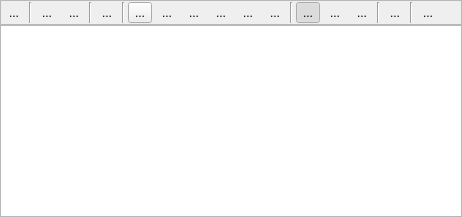
  <widget class="QDockWidget" name="dwGlTrace">
   <property name="autoFillBackground">
    <bool>true</bool>
   </property>
   <property name="floating">
    <bool>false</bool>
   </property>
   <property name="features">
    <set>QDockWidget::AllDockWidgetFeatures</set>
   </property>
   <property name="allowedAreas">
    <set>Qt::AllDockWidgetAreas</set>
   </property>
   <property name="windowTitle">
    <string>GL Trace</string>
   </property>
   <attribute name="dockWidgetArea">
    <number>8</number>
   </attribute>
   <widget class="QWidget" name="dockWidgetContents">
    <layout class="QVBoxLayout">
     <property name="spacing">
      <number>0</number>
     </property>
     <property name="leftMargin">
      <number>0</number>
     </property>
     <property name="topMargin">
      <number>0</number>
     </property>
     <property name="rightMargin">
      <number>0</number>
     </property>
     <property name="bottomMargin">
      <number>0</number>
     </property>
     <item>
      <widget class="QFrame" name="frame">
       <property name="frameShape">
        <enum>QFrame::StyledPanel</enum>
       </property>
       <property name="frameShadow">
        <enum>QFrame::Raised</enum>
       </property>
       <layout class="QHBoxLayout">
        <property name="spacing">
         <number>3</number>
        </property>
        <property name="leftMargin">
         <number>1</number>
        </property>
        <property name="topMargin">
         <number>1</number>
        </property>
        <property name="rightMargin">
         <number>1</number>
        </property>
        <property name="bottomMargin">
         <number>1</number>
        </property>
        <item>
         <widget class="QToolButton" name="tbExecute">
          <property name="enabled">
           <bool>true</bool>
          </property>
          <property name="toolTip">
           <string>Start Program (F5)</string>
          </property>
          <property name="text">
           <string>...</string>
          </property>
          <property name="icon">
           <iconset>
            <normaloff>assets:/icons/gltrace-execute_32.png</normaloff>assets:/icons/gltrace-execute_32.png</iconset>
          </property>
          <property name="shortcut">
           <string>F5</string>
          </property>
          <property name="autoRaise">
           <bool>true</bool>
          </property>
         </widget>
        </item>
        <item>
         <widget class="Line" name="line">
          <property name="orientation">
           <enum>Qt::Vertical</enum>
          </property>
         </widget>
        </item>
        <item>
         <widget class="QToolButton" name="tbStep">
          <property name="toolTip">
           <string>Step</string>
          </property>
          <property name="text">
           <string>...</string>
          </property>
          <property name="icon">
           <iconset>
            <normaloff>assets:/icons/go-next_32.png</normaloff>assets:/icons/go-next_32.png</iconset>
          </property>
          <property name="autoRepeat">
           <bool>true</bool>
          </property>
          <property name="autoRaise">
           <bool>true</bool>
          </property>
         </widget>
        </item>
        <item>
         <widget class="QToolButton" name="tbSkip">
          <property name="toolTip">
           <string>Skip</string>
          </property>
          <property name="text">
           <string>...</string>
          </property>
          <property name="icon">
           <iconset>
            <normaloff>assets:/icons/go-jump_32.png</normaloff>assets:/icons/go-jump_32.png</iconset>
          </property>
          <property name="autoRepeat">
           <bool>true</bool>
          </property>
          <property name="autoRaise">
           <bool>true</bool>
          </property>
         </widget>
        </item>
        <item>
         <widget class="Line" name="line_2">
          <property name="orientation">
           <enum>Qt::Vertical</enum>
          </property>
         </widget>
        </item>
        <item>
         <widget class="QToolButton" name="tbEdit">
          <property name="toolTip">
           <string>Edit</string>
          </property>
          <property name="text">
           <string>...</string>
          </property>
          <property name="icon">
           <iconset>
            <normaloff>assets:/icons/gltrace-edit_32.png</normaloff>assets:/icons/gltrace-edit_32.png</iconset>
          </property>
          <property name="autoRaise">
           <bool>true</bool>
          </property>
         </widget>
        </item>
        <item>
         <widget class="Line" name="line_3">
          <property name="orientation">
           <enum>Qt::Vertical</enum>
          </property>
         </widget>
        </item>
        <item>
         <widget class="QToolButton" name="tbBackTrace">
          <property name="text">
           <string>...</string>
          </property>
          <property name="icon">
           <iconset>
            <normaloff>assets:/icons/gltrace-backtrace.png</normaloff>assets:/icons/gltrace-backtrace.png</iconset>
          </property>
         </widget>
        </item>
        <item>
         <widget class="QToolButton" name="tbJumpToDrawCall">
          <property name="toolTip">
           <string>Jump to Next Draw Call (F7)</string>
          </property>
          <property name="text">
           <string>...</string>
          </property>
          <property name="icon">
           <iconset>
            <normaloff>assets:/icons/gltrace-jump-drawcall_32.png</normaloff>assets:/icons/gltrace-jump-drawcall_32.png</iconset>
          </property>
          <property name="shortcut">
           <string>F7</string>
          </property>
          <property name="autoRaise">
           <bool>true</bool>
          </property>
         </widget>
        </item>
        <item>
         <widget class="QToolButton" name="tbJumpToShader">
          <property name="toolTip">
           <string>Jump to Next Shader Switch (F6)</string>
          </property>
          <property name="text">
           <string>...</string>
          </property>
          <property name="icon">
           <iconset>
            <normaloff>assets:/icons/gltrace-jump-shader_32.png</normaloff>assets:/icons/gltrace-jump-shader_32.png</iconset>
          </property>
          <property name="shortcut">
           <string>F6</string>
          </property>
          <property name="autoRaise">
           <bool>true</bool>
          </property>
         </widget>
        </item>
        <item>
         <widget class="QToolButton" name="tbJumpToUserDef">
          <property name="toolTip">
           <string>Jump to User Defined OpenGL Call (Ctrl+F8)</string>
          </property>
          <property name="text">
           <string>...</string>
          </property>
          <property name="icon">
           <iconset>
            <normaloff>assets:/icons/go-last_32.png</normaloff>assets:/icons/go-last_32.png</iconset>
          </property>
          <property name="shortcut">
           <string>Ctrl+F8</string>
          </property>
          <property name="autoRaise">
           <bool>true</bool>
          </property>
         </widget>
        </item>
        <item>
         <widget class="QToolButton" name="tbRun">
          <property name="toolTip">
           <string>Run (F8)</string>
          </property>
          <property name="text">
           <string>...</string>
          </property>
          <property name="icon">
           <iconset>
            <normaloff>assets:/icons/gltrace-execute-run_32.png</normaloff>assets:/icons/gltrace-execute-run_32.png</iconset>
          </property>
          <property name="shortcut">
           <string>F8</string>
          </property>
          <property name="autoRaise">
           <bool>true</bool>
          </property>
         </widget>
        </item>
        <item>
         <widget class="QToolButton" name="tbPause">
          <property name="toolTip">
           <string>Pause (Alt+Break)</string>
          </property>
          <property name="text">
           <string>...</string>
          </property>
          <property name="icon">
           <iconset>
            <normaloff>assets:/icons/gltrace-pause_32.png</normaloff>assets:/icons/gltrace-pause_32.png</iconset>
          </property>
          <property name="shortcut">
           <string>Alt+Pause</string>
          </property>
          <property name="autoRaise">
           <bool>true</bool>
          </property>
         </widget>
        </item>
        <item>
         <widget class="Line" name="line_8">
          <property name="orientation">
           <enum>Qt::Vertical</enum>
          </property>
         </widget>
        </item>
        <item>
         <widget class="QToolButton" name="tbToggleHaltOnError">
          <property name="enabled">
           <bool>true</bool>
          </property>
          <property name="toolTip">
           <string>Halt on Error</string>
          </property>
          <property name="text">
           <string>...</string>
          </property>
          <property name="icon">
           <iconset>
            <normaloff>assets:/icons/dialog-warning_32.png</normaloff>assets:/icons/dialog-warning_32.png</iconset>
          </property>
          <property name="checkable">
           <bool>true</bool>
          </property>
          <property name="checked">
           <bool>true</bool>
          </property>
          <property name="autoRaise">
           <bool>true</bool>
          </property>
         </widget>
        </item>
        <item>
         <widget class="QToolButton" name="tbToggleGuiUpdate">
          <property name="enabled">
           <bool>true</bool>
          </property>
          <property name="toolTip">
           <string>Disable GUI Updates</string>
          </property>
          <property name="text">
           <string>...</string>
          </property>
          <property name="icon">
           <iconset>
            <normaloff>assets:/icons/gltrace-no-gui-update_32.png</normaloff>assets:/icons/gltrace-no-gui-update_32.png</iconset>
          </property>
          <property name="checkable">
           <bool>true</bool>
          </property>
          <property name="checked">
           <bool>false</bool>
          </property>
          <property name="autoRaise">
           <bool>true</bool>
          </property>
         </widget>
        </item>
        <item>
         <widget class="QToolButton" name="tbToggleNoTrace">
          <property name="toolTip">
           <string>Disable GL Trace</string>
          </property>
          <property name="text">
           <string>...</string>
          </property>
          <property name="icon">
           <iconset>
            <normaloff>assets:/icons/gltrace-no-traceing_32.png</normaloff>assets:/icons/gltrace-no-traceing_32.png</iconset>
          </property>
          <property name="checkable">
           <bool>true</bool>
          </property>
          <property name="checked">
           <bool>false</bool>
          </property>
          <property name="autoRaise">
           <bool>true</bool>
          </property>
         </widget>
        </item>
        <item>
         <widget class="Line" name="line_10">
          <property name="orientation">
           <enum>Qt::Vertical</enum>
          </property>
         </widget>
        </item>
        <item>
         <widget class="QToolButton" name="tbGlTraceSettings">
          <property name="toolTip">
           <string>show GL Trace settings</string>
          </property>
          <property name="text">
           <string>...</string>
          </property>
          <property name="icon">
           <iconset>
            <normaloff>assets:/icons/gltrace-settings_32.png</normaloff>assets:/icons/gltrace-settings_32.png</iconset>
          </property>
          <property name="autoRaise">
           <bool>true</bool>
          </property>
         </widget>
        </item>
        <item>
         <widget class="Line" name="line_11">
          <property name="orientation">
           <enum>Qt::Vertical</enum>
          </property>
         </widget>
        </item>
        <item>
         <widget class="QToolButton" name="tbSave">
          <property name="toolTip">
           <string>save GL Trace</string>
          </property>
          <property name="text">
           <string>...</string>
          </property>
          <property name="icon">
           <iconset>
            <normaloff>assets:/icons/buffer-view-save-as_32.png</normaloff>assets:/icons/buffer-view-save-as_32.png</iconset>
          </property>
          <property name="autoRaise">
           <bool>true</bool>
          </property>
         </widget>
        </item>
        <item>
         <spacer>
          <property name="orientation">
           <enum>Qt::Horizontal</enum>
          </property>
          <property name="sizeHint" stdset="0">
           <size>
            <width>20</width>
            <height>20</height>
           </size>
          </property>
         </spacer>
        </item>
       </layout>
      </widget>
     </item>
     <item>
      <widget class="QListView" name="lvGlTrace">
       <property name="iconSize">
        <size>
         <width>16</width>
         <height>16</height>
        </size>
       </property>
      </widget>
     </item>
    </layout>
   </widget>
  </widget>
